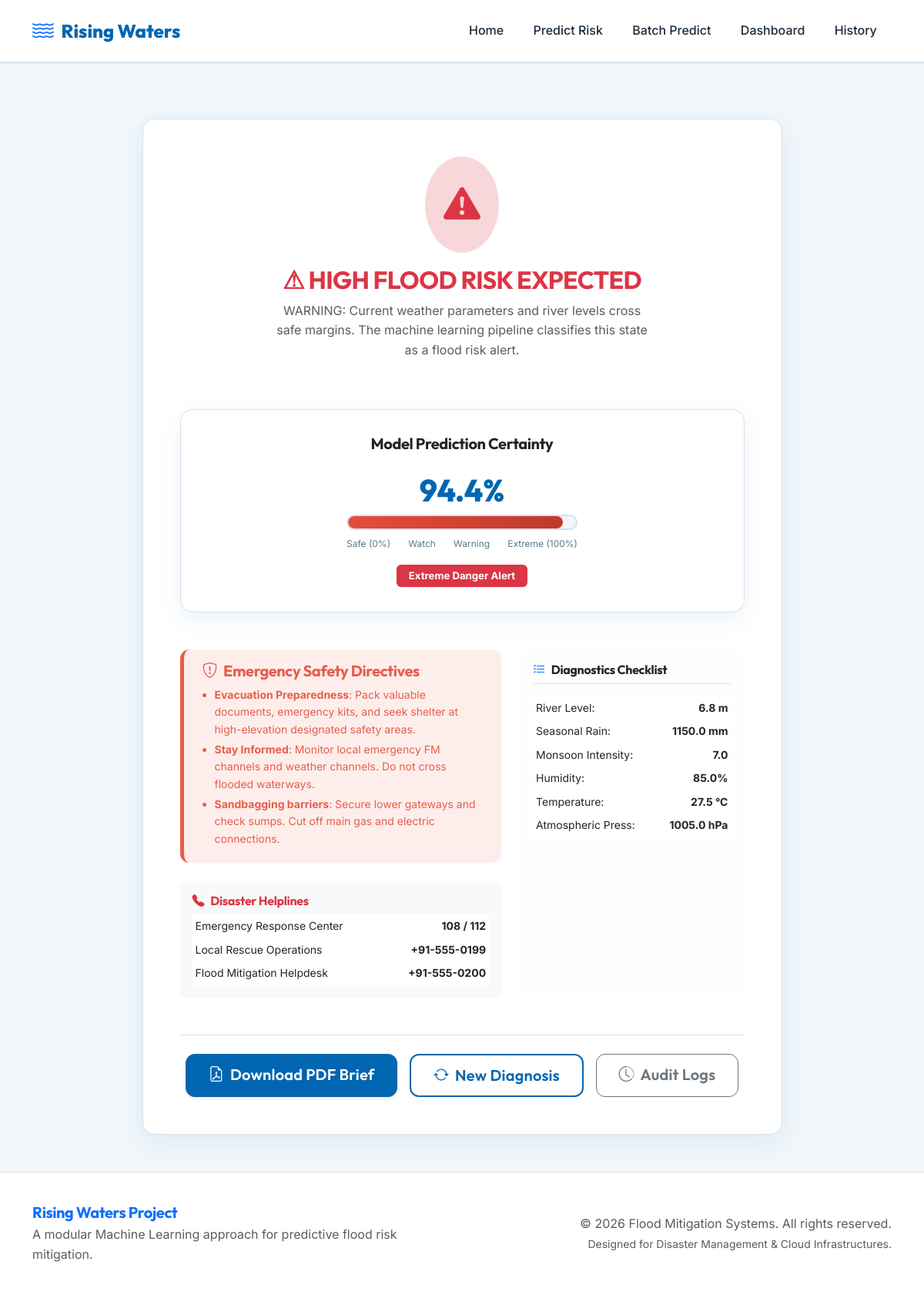
Screenshot of /result?record_id=1 with the database file from the repository.
### tables this page shows
CREATE TABLE predictions (
            id INTEGER PRIMARY KEY AUTOINCREMENT,
            timestamp TEXT NOT NULL,
            annual_rainfall REAL,
            cloud_visibility REAL,
            seasonal_rainfall REAL,
            temperature REAL,
            humidity REAL,
            pressure REAL,
            river_level REAL,
            wind_speed REAL,
            monsoon_intensity REAL,
            average_rainfall REAL,
            prediction_label TEXT NOT NULL,
            probability REAL NOT NULL
        );

### app.py (the view)
@app.route("/result")
def result():
    record_id = request.args.get("record_id")
    if not record_id:
        return redirect(url_for("predict"))
    conn = database.get_db_connection()
    cursor = conn.cursor()
    cursor.execute("SELECT * FROM predictions WHERE id = ?", (record_id,))
    record = cursor.fetchone()
    conn.close()
    if not record:
        flash("Record not found.", "warning")
        return redirect(url_for("predict"))
    return render_template("result.html", record=dict(record))

### app.py (called while the page is built)
@app.before_request
def setup_app():
    database.init_db()

### database.py (called while the page is built)
def get_db_connection() -> sqlite3.Connection:
    conn = sqlite3.connect(DB_PATH)
    conn.row_factory = sqlite3.Row
    return conn

def init_db():
    conn = get_db_connection()
    cursor = conn.cursor()
    cursor.execute("""
        CREATE TABLE IF NOT EXISTS predictions (
            id INTEGER PRIMARY KEY AUTOINCREMENT,
            timestamp TEXT NOT NULL,
            annual_rainfall REAL,
            cloud_visibility REAL,
            seasonal_rainfall REAL,
            temperature REAL,
            humidity REAL,
            pressure REAL,
            river_level REAL,
            wind_speed REAL,
            monsoon_intensity REAL,
            average_rainfall REAL,
            prediction_label TEXT NOT NULL,
            probability REAL NOT NULL
        )
    """)
    conn.commit()
    conn.close()
    print("Database initialized successfully.")

### templates/result.html (shortened to what this page needs)
{% extends "base.html" %}
{% block content %}
<section class="py-5">
    <div class="container">
        <div class="row justify-content-center">
            <div class="col-lg-10 col-xl-9">
                <div class="card custom-card p-4 p-md-5 animate__animated animate__fadeInUp">
                    {% set is_flood = "No" not in record.prediction_label %}
                    {% set prob_percent = (record.probability * 100) | round(1) %}
                    <div class="text-center mb-5">
                        {% if is_flood %}
                            <div class="d-inline-flex p-4 bg-danger-subtle text-danger rounded-circle mb-3 animate__animated animate__heartBeat animate__infinite">
                                <i class="bi bi-exclamation-triangle-fill" style="font-size: 3rem;"></i>
                            </div>
                            <h2 class="font-heading fw-bold text-danger text-uppercase">⚠ High Flood Risk Expected</h2>
                            <p class="text-muted col-lg-8 mx-auto">WARNING: Current weather parameters and river levels cross safe margins. The machine learning pipeline classifies this state as a flood risk alert.</p>
                        {% endif %}
                    </div>
                    <div class="flood-gauge-container mb-5">
                        <h5 class="font-heading fw-bold text-center mb-3">Model Prediction Certainty</h5>
                        <div class="flood-gauge">
                            <div class="gauge-value" id="gauge-value">{{ prob_percent }}%</div>
                            <div class="gauge-meter">
                                <div class="gauge-fill {% if record.probability < 0.35 %}safe{% elif record.probability < 0.65 %}warning{% elif record.probability < 0.85 %}danger{% else %}extreme{% endif %}"
                                     id="gauge-fill" style="width: 0%" data-width="{{ prob_percent }}"></div>
                            </div>
                            <div class="gauge-markers">
                                <span>Safe (0%)</span>
                                <span>Watch</span>
                                <span>Warning</span>
                                <span>Extreme (100%)</span>
                            </div>
                            <div class="gauge-label">
                                {% if record.probability < 0.35 %}
                                    <span class="badge bg-success text-white px-3 py-2">Low Risk Level</span>
                                {% elif record.probability < 0.65 %}
                                    <span class="badge bg-warning text-dark px-3 py-2">Moderate Risk Watch</span>
                                {% elif record.probability < 0.85 %}
                                    <span class="badge bg-danger text-white px-3 py-2">High Risk Warning</span>
                                {% else %}
                                    <span class="badge bg-danger text-white px-3 py-2 animate-pulse">Extreme Danger Alert</span>
                                {% endif %}
                            </div>
                        </div>
                    </div>
                    <div class="row g-4 mb-4">
                        <div class="col-md-7">
                            {% if is_flood %}
                                <div class="alert-banner alert-danger">
                                    <h5 class="font-heading fw-bold"><i class="bi bi-shield-exclamation me-2"></i>Emergency Safety Directives</h5>
                                    <ul class="mb-0 ps-3 small">
                                        <li class="mb-1"><strong>Evacuation Preparedness</strong>: Pack valuable documents, emergency kits, and seek shelter at high-elevation designated safety areas.</li>
                                        <li class="mb-1"><strong>Stay Informed</strong>: Monitor local emergency FM channels and weather channels. Do not cross flooded waterways.</li>
                                        <li class="mb-1"><strong>Sandbagging barriers</strong>: Secure lower gateways and check sumps. Cut off main gas and electric connections.</li>
                                    </ul>
                                </div>
                                <div class="card bg-light p-3 border-0">
                                    <h6 class="font-heading fw-bold mb-2 text-danger"><i class="bi bi-telephone-fill me-2"></i>Disaster Helplines</h6>
                                    <table class="table table-sm table-borderless mb-0 small">
                                        <tr><td>Emergency Response Center</td><th class="text-end">108 / 112</th></tr>
                                        <tr><td>Local Rescue Operations</td><th class="text-end">+91-555-0199</th></tr>
                                        <tr><td>Flood Mitigation Helpdesk</td><th class="text-end">+91-555-0200</th></tr>
                                    </table>
                                </div>
                            {% endif %}
                        </div>
                        <div class="col-md-5">
                            <div class="card border border-light border-opacity-10 p-3 bg-light bg-opacity-25 h-100">
                                <h6 class="font-heading fw-bold mb-3 border-bottom pb-2">
                                    <i class="bi bi-list-check text-primary me-2"></i>Diagnostics Checklist
                                </h6>
                                <div class="table-responsive">
                                    <table class="table table-sm table-borderless mb-0 small text-muted">
                                        <tr><td>River Level:</td><td class="text-end text-dark fw-bold">{{ record.river_level }} m</td></tr>
                                        <tr><td>Seasonal Rain:</td><td class="text-end text-dark fw-bold">{{ record.seasonal_rainfall }} mm</td></tr>
                                        <tr><td>Monsoon Intensity:</td><td class="text-end text-dark fw-bold">{{ record.monsoon_intensity }}</td></tr>
                                        <tr><td>Humidity:</td><td class="text-end text-dark fw-bold">{{ record.humidity }}%</td></tr>
                                        <tr><td>Temperature:</td><td class="text-end text-dark fw-bold">{{ record.temperature }} °C</td></tr>
                                        <tr><td>Atmospheric Press:</td><td class="text-end text-dark fw-bold">{{ record.pressure }} hPa</td></tr>
                                    </table>
                                </div>
                            </div>
                        </div>
                    </div>
                    <div class="d-flex flex-column flex-sm-row justify-content-center gap-3 mt-4 pt-4 border-top">
                        <a href="{{ url_for('download_pdf_report', record_id=record.id) }}" class="btn btn-primary btn-lg shadow-sm">
                            <i class="bi bi-file-earmark-pdf me-2"></i>Download PDF Brief
                        </a>
                        <a href="{{ url_for('predict') }}" class="btn btn-outline-primary btn-lg">
                            <i class="bi bi-arrow-repeat me-2"></i>New Diagnosis
                        </a>
                        <a href="{{ url_for('history') }}" class="btn btn-outline-secondary btn-lg">
                            <i class="bi bi-clock-history me-2"></i>Audit Logs
                        </a>
                    </div>
                </div>
            </div>
        </div>
    </div>
</section>
{% endblock %}

### static/css/style.css (style rules this page uses)
:root { --font-heading: 'Outfit', sans-serif; --font-body: 'Inter', sans-serif; --bg-app: #f0f6fa; --bg-card: #ffffff; --text-main: #1a2a3a; --text-muted: #5a7a8a; --primary: #0066b2; --primary-light: #e3f0fa; --primary-dark: #004d8a; --accent: #e85d4a; --accent-warning: #f4a261; --accent-safe: #2ecc71; --accent-water: #3498db; --border: #d4e2ed; --shadow: 0 10px 30px rgba(0, 102, 178, 0.08); --shadow-hover: 0 15px 40px rgba(0, 102, 178, 0.15); --glass-bg: rgba(255, 255, 255, 0.75); --glass-border: rgba(255, 255, 255, 0.5); --risk-low: #2ecc71; --risk-moderate: #f4a261; --risk-high: #e67e22; --risk-extreme: #e74c3c; }
* { margin: 0; padding: 0; box-sizing: border-box; }
body { font-family: var(--font-body); background-color: var(--bg-app); color: var(--text-main); transition: background-color 0.4s ease, color 0.4s ease; min-height: 100vh; display: flex; flex-direction: column; line-height: 1.6; }
h1, h2, h3, h4, h5, h6 { font-family: var(--font-heading); font-weight: 700; letter-spacing: -0.02em; }
a { text-decoration: none; color: var(--primary); transition: color 0.3s ease; }
.custom-card { background: var(--bg-card); border: 1px solid var(--border); border-radius: 16px; box-shadow: var(--shadow); transition: all 0.4s ease; overflow: hidden; }
.btn { border-radius: 12px; padding: 0.7rem 1.8rem; font-weight: 600; font-family: var(--font-heading); transition: all 0.3s ease; letter-spacing: 0.01em; }
.btn-primary { background: var(--primary); border-color: var(--primary); color: white; }
.btn-outline-primary { border: 2px solid var(--primary); color: var(--primary); }
.flood-gauge-container { background: var(--bg-card); border-radius: 16px; padding: 2rem; border: 1px solid var(--border); box-shadow: var(--shadow); position: relative; overflow: hidden; }
.flood-gauge { width: 100%; max-width: 300px; margin: 0 auto; position: relative; }
.gauge-meter { width: 100%; height: 20px; background: var(--bg-app); border-radius: 20px; overflow: hidden; position: relative; border: 2px solid var(--border); }
.gauge-meter .gauge-fill { height: 100%; border-radius: 20px; transition: width 1.5s cubic-bezier(0.1, 0.8, 0.25, 1); position: relative; }
.gauge-meter .gauge-fill.extreme { background: linear-gradient(90deg, #e74c3c, #c0392b); }
.gauge-markers { display: flex; justify-content: space-between; margin-top: 0.5rem; font-size: 0.75rem; color: var(--text-muted); }
.gauge-label { text-align: center; margin-top: 1rem; font-weight: 600; font-size: 1.1rem; }
.gauge-value { font-size: 2.5rem; font-weight: 800; font-family: var(--font-heading); color: var(--primary); text-align: center; }
.alert-banner { padding: 1rem 1.5rem; border-radius: 12px; border-left: 5px solid; margin-bottom: 1.5rem; }
.alert-banner.alert-danger { background: rgba(232, 93, 74, 0.1); border-color: var(--accent); color: var(--accent); }
.text-primary { color: var(--primary); }
.text-muted { color: var(--text-muted); }
.gap-3 { gap: 1rem; }

### rows the page displays
predictions: river_level "6.8", seasonal_rainfall "1150.0", monsoon_intensity "7.0", humidity "85.0", temperature "27.5", pressure "1005.0"

### other values shown
{{ prob_percent }} "94.4"
